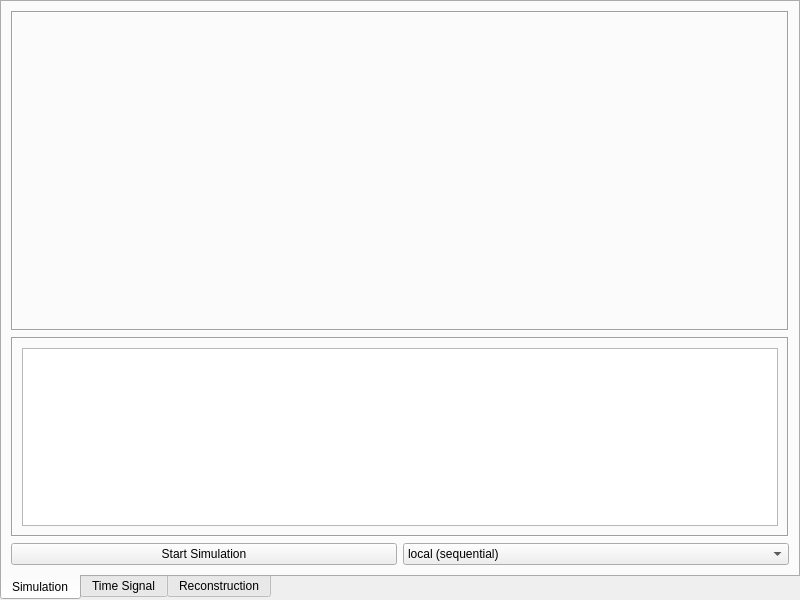
<?xml version="1.0" encoding="UTF-8"?>
<ui version="4.0">
 <class>MainWindow</class>
 <widget class="QMainWindow" name="MainWindow">
  <property name="geometry">
   <rect>
    <x>0</x>
    <y>0</y>
    <width>800</width>
    <height>600</height>
   </rect>
  </property>
  <property name="windowTitle">
   <string>MainWindow</string>
  </property>
  <widget class="QWidget" name="centralwidget">
   <layout class="QGridLayout" name="gridLayout">
    <property name="margin">
     <number>0</number>
    </property>
    <item row="0" column="1">
     <widget class="QTabWidget" name="tabWidget">
      <property name="styleSheet">
       <string notr="true"/>
      </property>
      <property name="tabPosition">
       <enum>QTabWidget::South</enum>
      </property>
      <property name="currentIndex">
       <number>0</number>
      </property>
      <widget class="QWidget" name="tab_simu">
       <attribute name="title">
        <string>Simulation</string>
       </attribute>
       <layout class="QGridLayout" name="gridLayout_4">
        <item row="2" column="0">
         <widget class="QPushButton" name="sim_start">
          <property name="text">
           <string>Start Simulation</string>
          </property>
         </widget>
        </item>
        <item row="2" column="1">
         <widget class="QComboBox" name="sim_mode">
          <item>
           <property name="text">
            <string>local (sequential)</string>
           </property>
          </item>
          <item>
           <property name="text">
            <string>local (parallel)</string>
           </property>
          </item>
          <item>
           <property name="text">
            <string>cluster</string>
           </property>
          </item>
         </widget>
        </item>
        <item row="0" column="0" colspan="2">
         <widget class="QFrame" name="frame">
          <property name="styleSheet">
           <string notr="true"/>
          </property>
          <property name="frameShape">
           <enum>QFrame::Box</enum>
          </property>
          <property name="frameShadow">
           <enum>QFrame::Sunken</enum>
          </property>
         </widget>
        </item>
        <item row="1" column="0" colspan="2">
         <widget class="QFrame" name="frame_4">
          <property name="maximumSize">
           <size>
            <width>16777215</width>
            <height>200</height>
           </size>
          </property>
          <property name="frameShape">
           <enum>QFrame::Box</enum>
          </property>
          <property name="frameShadow">
           <enum>QFrame::Sunken</enum>
          </property>
          <layout class="QGridLayout" name="gridLayout_2">
           <item row="0" column="0">
            <widget class="QTextEdit" name="sim_dump">
             <property name="maximumSize">
              <size>
               <width>16777215</width>
               <height>16777215</height>
              </size>
             </property>
             <property name="styleSheet">
              <string notr="true"/>
             </property>
             <property name="readOnly">
              <bool>true</bool>
             </property>
            </widget>
           </item>
          </layout>
         </widget>
        </item>
       </layout>
      </widget>
      <widget class="QWidget" name="tab_time">
       <attribute name="title">
        <string>Time Signal</string>
       </attribute>
      </widget>
      <widget class="QWidget" name="tab_reco">
       <attribute name="title">
        <string>Reconstruction</string>
       </attribute>
      </widget>
     </widget>
    </item>
   </layout>
  </widget>
 </widget>
 <resources/>
 <connections/>
</ui>
